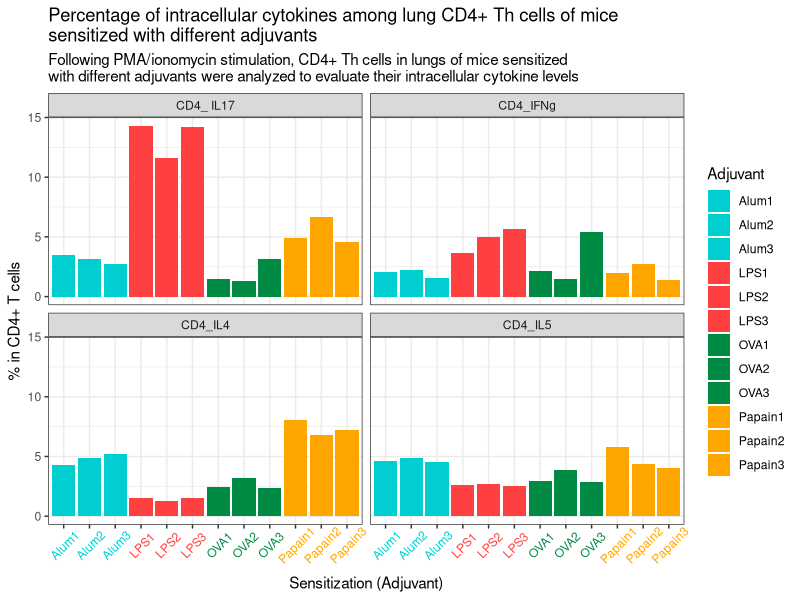

Write the R code that produced this figure.
## ---- chunk 1
knitr::opts_chunk$set(echo = TRUE)
## ---- chunk 2
library("ggplot2")
library("tidyverse")
library("lubridate")
library("readxl")
library(dplyr)
library(tidyr)
## ---- chunk 3
Tsti_Data <- read_excel("Tsti Data.xlsx", sheet = 1)
Tsti_Data

## ---- chunk 4
Tsti_Data %>%
  gather(Tsti_Data, value, -Adjuvant) %>%
  ggplot(aes(Adjuvant, value, fill = Adjuvant)) + 
  geom_bar(stat = "identity") + 
  
  #Manually changed the colors so each adjuvant group would display the same color
  
  scale_fill_manual(values = c("darkturquoise", "darkturquoise", "darkturquoise", "brown1", "brown1", "brown1", "springgreen4", "springgreen4", "springgreen4", "orange", "orange", "orange")) + 
  facet_wrap(~Tsti_Data) +
  
  #Changed the title and axis labels
  
  labs(title = "Percentage of intracellular cytokines among lung CD4+ Th cells of mice \nsensitized with different adjuvants", x = "Sensitization (Adjuvant)", y = "% in CD4+ T cells", subtitle = "Following PMA/ionomycin stimulation, CD4+ Th cells in lungs of mice sensitized \nwith different adjuvants were analyzed to evaluate their intracellular cytokine levels") + 
  theme_bw() + 
  
  #The x axis text were overlapping, so fixed it by adjusting the angle and height and also applied the color scheme.
  
  theme(axis.text.x = element_text(angle = 45, vjust = 0.7, color = c("darkturquoise", "darkturquoise", "darkturquoise", "brown1", "brown1", "brown1", "springgreen4", "springgreen4", "springgreen4", "orange", "orange", "orange"))) 

